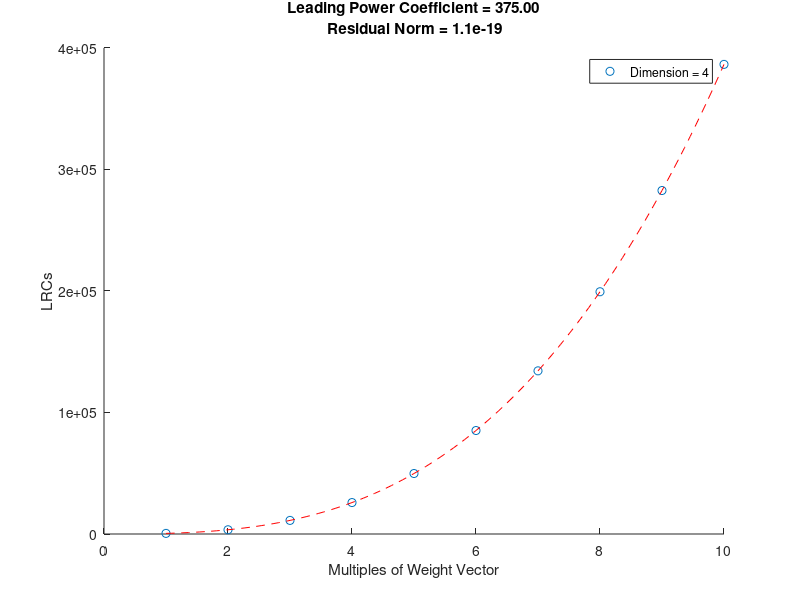
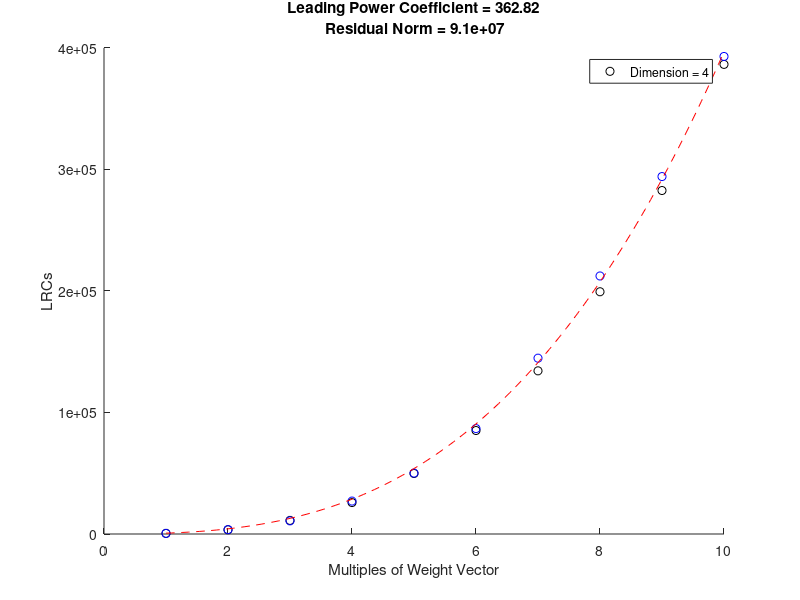

MATLAB code for these plots, in order:
%Script to fit LRC data with non-neg poly coefficients

close all

fileID = fopen('outputData4.txt','r');
A = fscanf(fileID,'%d');
fclose(fileID);

d = A(1);
n = A(2:2:end);
c = A(3:2:end);
k = nchoosek(d-1,2);

%% Build 'LP' for polyfit of order k
pts = numel(n);
A = ones(pts,k+1);

for i = 1:pts
    A(i,2:end) = arrayfun(@(z) n(i)^z,1:k);
end

%% Solve LP
[LP,resnorm] = lsqnonneg(A,c);
LP = LP';

numSamp = 10*pts;
xp = linspace(n(1),n(end),numSamp);
fp = ones(1,numSamp);
for i = 1:numSamp
    fp(i) = sum(LP.*arrayfun(@(z) xp(i)^z,0:k));
end

figure
scatter(n,c)
hold on
plot(xp,fp,'r--')
title(sprintf('Leading Power Coefficient = %3.2f\n Residual Norm = %3.1e',LP(end),resnorm))
xlabel('Multiples of Weight Vector')
ylabel('LRCs')
legend(sprintf('Dimension = %d',d))

%% Noise Injection
% Want to study the robustness of the leading coefficient when the data is
% perturbed by gaussian noise.

noiseLevel = .05;
cNoise = c+c.*(noiseLevel*(randn(pts,1)));
%{
figure
scatter(n,c,'k')
hold on
scatter(n,cNoise,'b')
%}

[LP,resnorm,residual] = lsqnonneg(A,cNoise);
LP = LP';

numSamp = 10*pts;
xp = linspace(n(1),n(end),numSamp);
fp = ones(1,numSamp);
for i = 1:numSamp
    fp(i) = sum(LP.*arrayfun(@(z) xp(i)^z,0:k));
end

figure
scatter(n,c,'k')
hold on
scatter(n,cNoise,'b')
plot(xp,fp,'r--')
title(sprintf('Leading Power Coefficient = %3.2f\n Residual Norm = %3.1e',LP(end),resnorm))
xlabel('Multiples of Weight Vector')
ylabel('LRCs')
legend(sprintf('Dimension = %d',d))